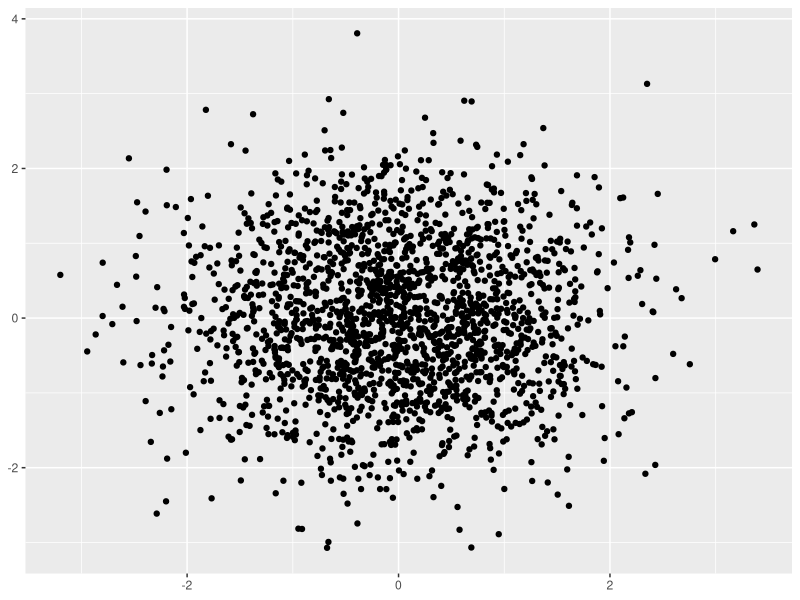
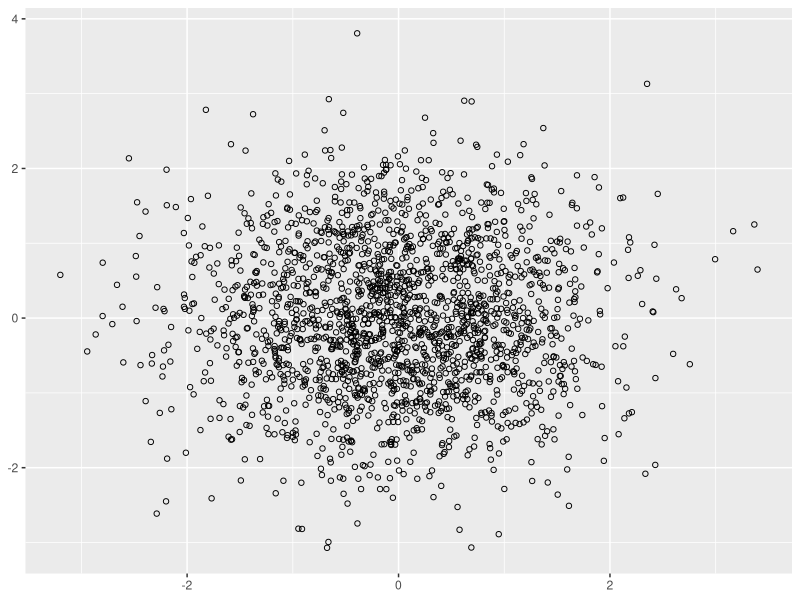
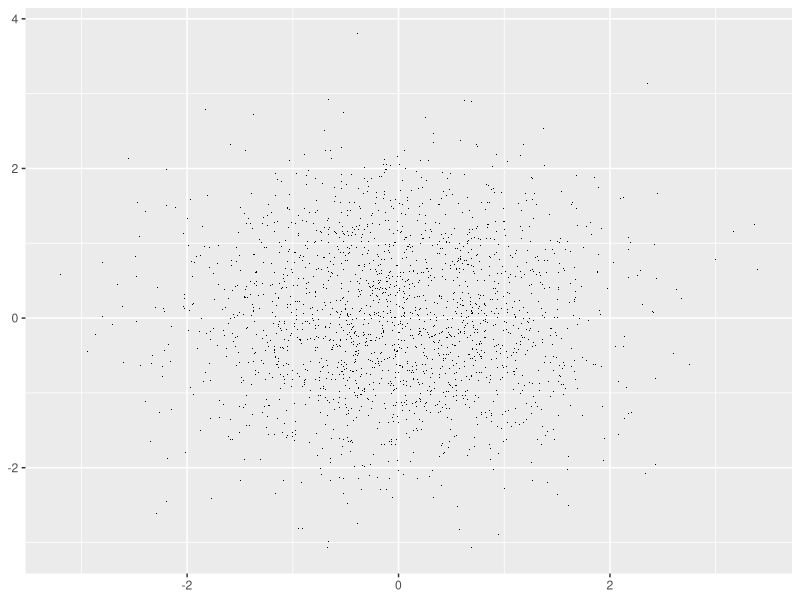
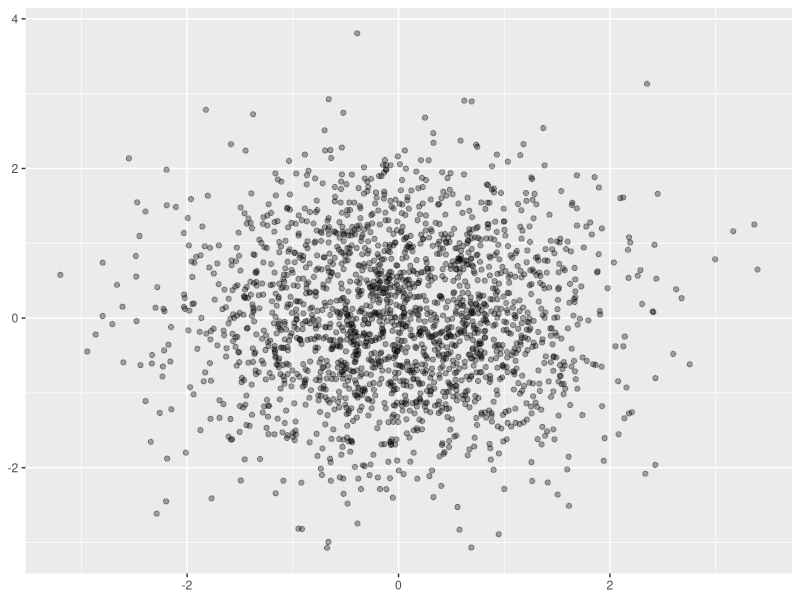
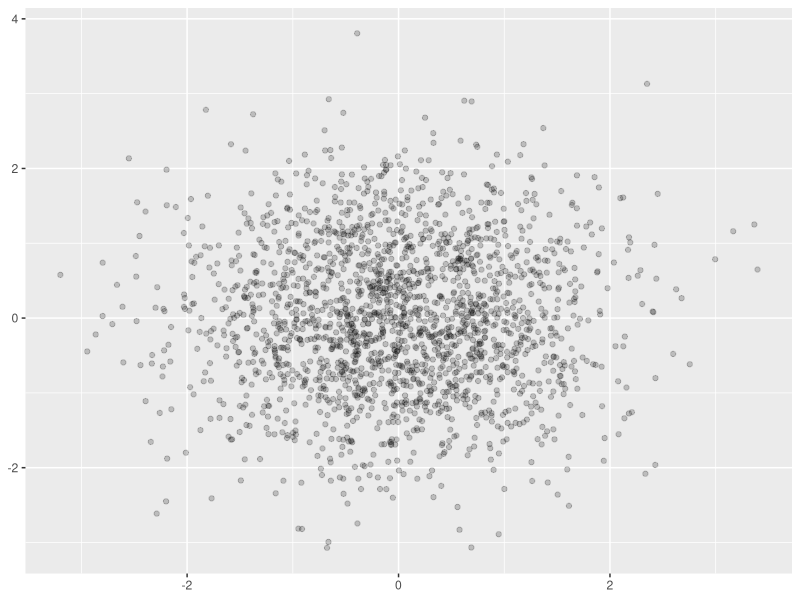
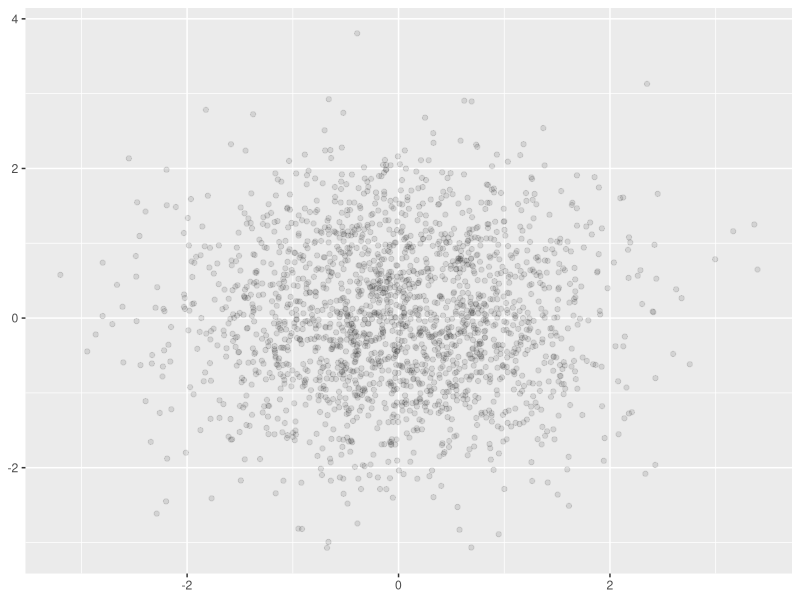
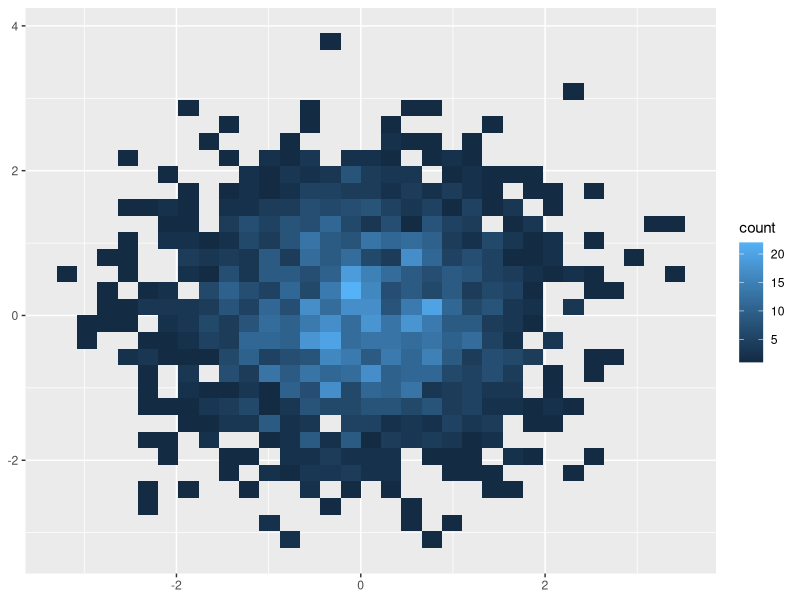
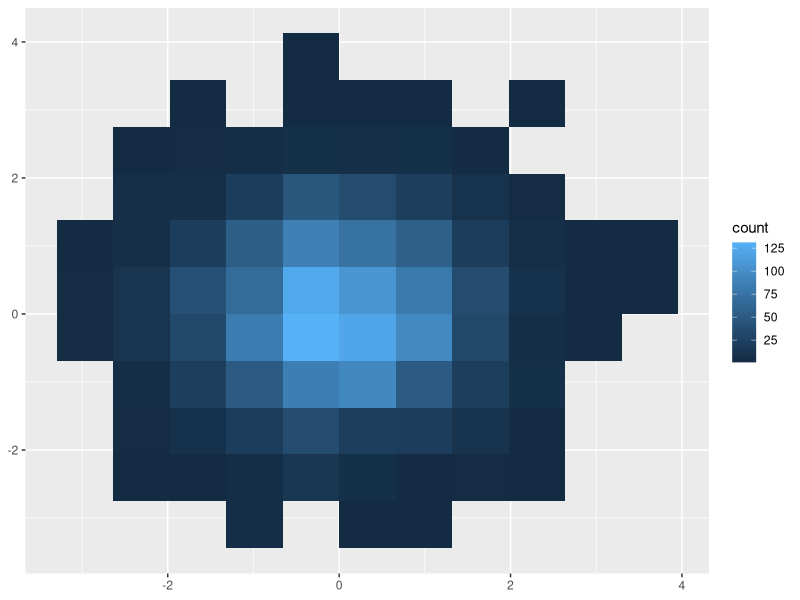

The R source for these figures, in order:

# -------------------------------------------------------------------------


          # overplotting

# -------------------------------------------------------------------------

# The following code shows some options for 2000 points sampled from a bivariate 
# normal distribution.

# -------------------------------------------------------------------------

df <- data.frame(x = rnorm(2000), y=rnorm(2000))
head(df)

# -------------------------------------------------------------------------
library(ggplot2)
norm <- ggplot(df , aes(x, y)) + xlab(NULL) + ylab(NULL) 

norm + geom_point()

# -------------------------------------------------------------------------

          # Hallow circles
norm + geom_point(shape = 1)

# -------------------------------------------------------------------------

          # pixel sized
norm + geom_point(shape=".")

# -------------------------------------------------------------------------
# 
# For larger datasets with more overplotting, you can use alpha blending
# (transparency) to make the points transparent. If you specify alpha as a
# ratio, the denominator gives the number of points that must be overplotted
# to give a solid colour. Values smaller than  ~̃1/500 are rounded down to
# zero, giving completely transparent points.

norm + geom_point(alpha = 1/3)
norm + geom_point(alpha=1/5)
norm + geom_point(alpha = 1/10)

# -------------------------------------------------------------------------

# Bin the points and count the number in each bin, then visualise that count
# (the 2d generalisation of the histogram), geom bin2d() .
norm + geom_bin2d()
norm + geom_bin2d(bins = 10)

# -------------------------------------------------------------------------

        # less visually distractive 
library(hexbin)
norm + geom_hex()
norm + geom_hex(bins=10)

# -------------------------------------------------------------------------
